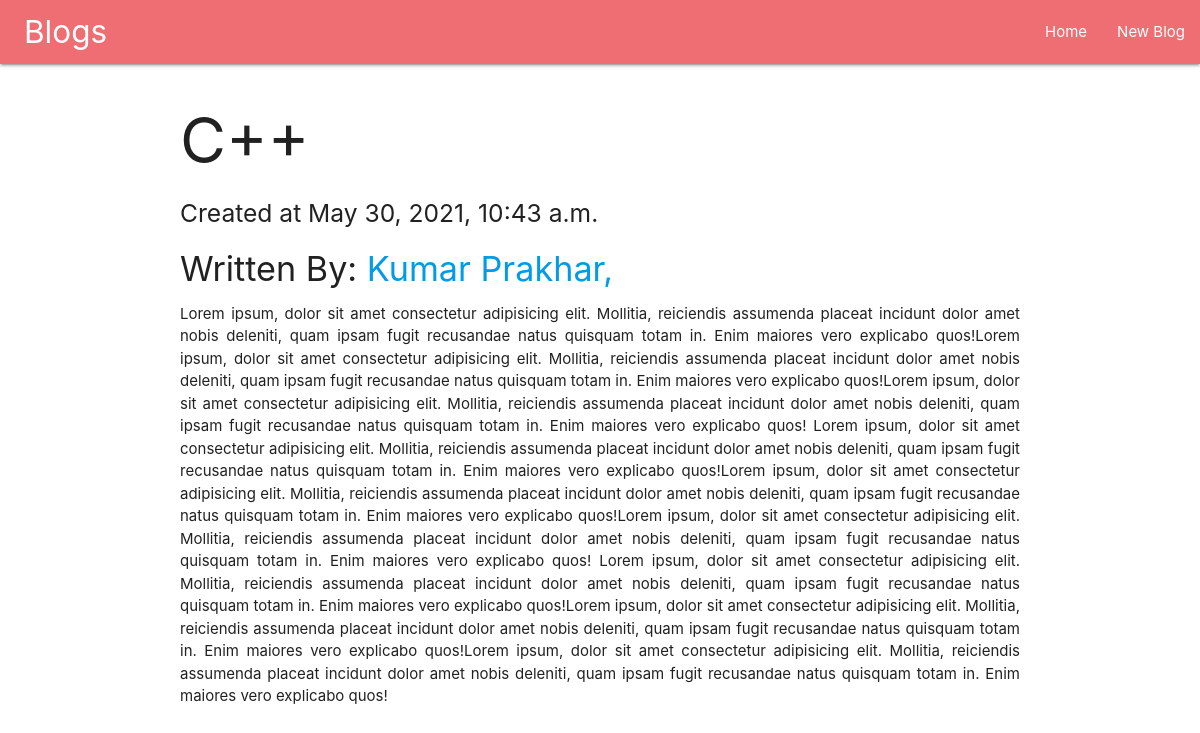
The app's page /article/2 with its own data.
### main/models.py (models this page shows, shortened)
class Article(models.Model):
    title = models.CharField(max_length=256)
    content = models.TextField()
    createdAt = models.DateTimeField(auto_now_add=True)
    authors = models.ManyToManyField('Author')

class Author(models.Model):
    name = models.CharField(max_length=256)
    def __str__(self):
        return self.name

### main/views.py (the view)
# urls.py: path('article/<int:pk>', views.article, name='get_article'),
def article(request, pk):
    article = get_object_or_404(models.Article, pk=pk)
    context = {"article": article}
    return render(request, 'main/article.html', context)

### templates/main/article.html
{% extends 'main/base.html' %}
    {% block content %}
    {% include 'main/nav.html' %}
    <div class="container">
        <h1>{{ article.title }}</h1>
        <h5>Created at {{ article.createdAt }}</h5>
        <h4>
            Written By:
            {% for author in article.authors.all %}
            <a href="{% url 'get_author' author.id %}">
            {{ author }},
            </a>
            {% endfor %}
        </h4>
        <p style="text-align: justify;">
            {{ article.content }}
        </p>
    </div>
    {% endblock %}

### records on screen
Article: title "C++", createdAt "May 30, 2021, 10:43 a.m.", content "Lorem ipsum, dolor sit amet consectetur adipisicing elit. Mollitia, reiciendis assumenda placeat incidunt dolor amet nobis deleniti, quam ipsam fugit recusandae natus quisquam totam in. Enim maiores vero explicabo quos!Lorem ipsum, dolor sit amet consectetur adipisicing elit. Mollitia, reiciendis assumenda placeat incidunt dolor amet nobis deleniti, quam ipsam fugit recusandae natus quisquam totam in. Enim maiores vero explicabo quos!Lorem ipsum, dolor sit amet consectetur adipisicing elit. Mollitia, reiciendis assumenda placeat incidunt dolor amet nobis deleniti, quam ipsam fugit recusandae natus quisquam totam in. Enim maiores vero explicabo quos! Lorem ipsum, dolor sit amet consectetur…"
Author: name "Kumar Prakhar"
